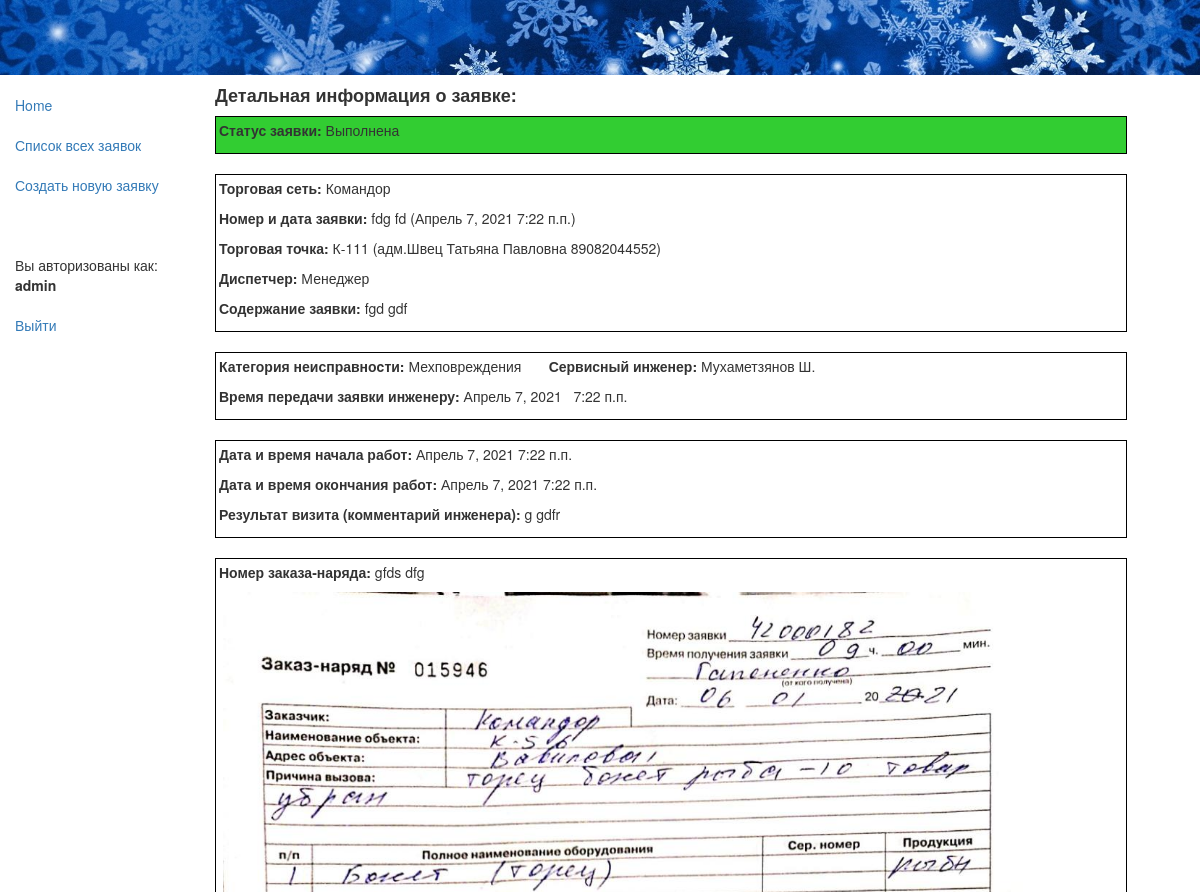
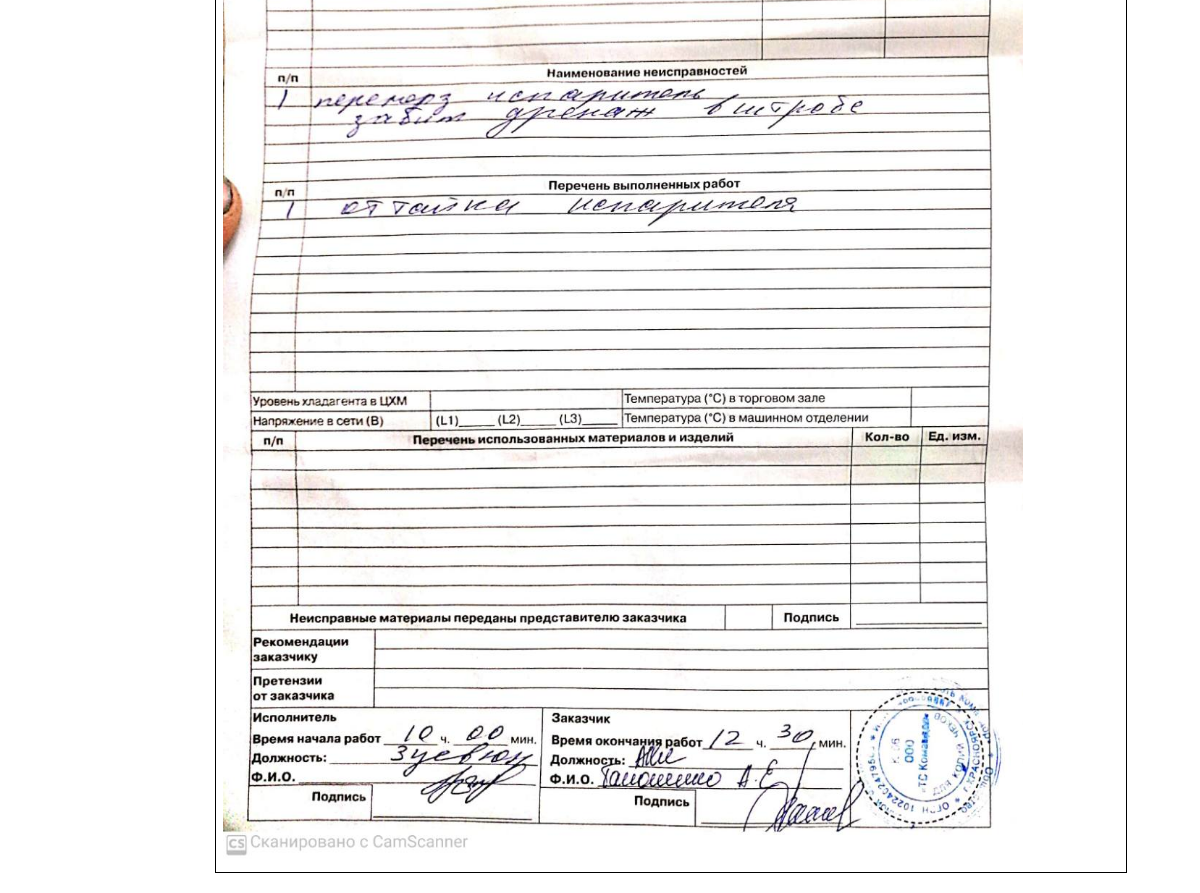
Page /app/rec/124 (signed in) on the committed database (2 pictures, top to bottom).
### app/models.py (models this page shows, shortened)
class Rec(models.Model):
    status = models.ForeignKey(Status, null=True, on_delete=models.SET_NULL, default=4, verbose_name="Статус заявки")
    retail = models.ForeignKey(Retail, null=True, on_delete=models.SET_NULL, verbose_name="Торговая сеть")
    rec_date = models.DateField(auto_now_add=True, verbose_name="Дата создания заявки")
    rec_time = models.TimeField(auto_now_add=True, verbose_name="Время создания заявки")
    user = models.ForeignKey(User, null=True, on_delete=models.SET_NULL, verbose_name="Диспетчер")
    customer = models.CharField(max_length=100, verbose_name="ФИО инициатора заявки")
    rec_num = models.CharField(verbose_name='Номер заявки', max_length=8)
    store = models.ForeignKey(Store, null=True, on_delete=models.SET_NULL, verbose_name="Торговая точка, адрес")
    description = models.TextField(max_length=1000, verbose_name="Содержание заявки")
    trouble = models.ForeignKey(Trouble, null=True, on_delete=models.SET_NULL, verbose_name="Категория неисправности")
    tech = models.ForeignKey(Tech, null=True, on_delete=models.SET_NULL, verbose_name="Сервисный инженер")
    sign_day = models.DateField(null=True, verbose_name="Дата передачи заявки инженеру")
    sign_time = models.TimeField(null=True, verbose_name="Время передачи заявки инженеру")
    zip_comment = models.TextField(max_length=1000, null=True, verbose_name="Комментарий ЗИП")
    visit_day_begin = models.DateField(null=True, verbose_name="Дата начала работ")
    visit_time_begin = models.TimeField(null=True, verbose_name="Время начала работ")
    visit_day_end = models.DateField(null=True, verbose_name="Дата окончания работ")
    visit_time_end = models.TimeField(null=True, verbose_name="Время окончания работ")
    result = models.TextField(null=True, max_length=1000, verbose_name="Результат выезда")
    form = models.CharField(null=True, max_length=10, verbose_name="Номер заказа-наряда")
    jpg = models.ImageField(upload_to='images', null=True, verbose_name="Скан-копия заказа-наряда")
    class Meta:
        verbose_name = 'Заявка'
        verbose_name_plural = 'Заявки'
        ordering = ['-rec_time'] # отображение заявок в rec-list.html в обратном порядке по времени
        permissions = (("can_create_update", "Может rec_create и rec_update"),
                       ("can_list_detail", "Может rec_list и rec_detail"),
                       )

class Status(models.Model):
    name = models.CharField(max_length=32, help_text="Состояние заявки")
    class Meta:
        verbose_name = 'Статус'
        verbose_name_plural = 'Статусы'
    def __str__(self):
        return self.name

class Retail(models.Model):
    name = models.CharField(max_length=64, help_text="Торговая сеть")
    class Meta:
        verbose_name = 'Торговая сеть'
        verbose_name_plural = 'Торговые сети'
    def __str__(self):
        return self.name

class Store(models.Model):
    name = models.CharField(max_length=96, help_text="Торговая точка, адрес")
    retail = models.ForeignKey(Retail, null=True, on_delete=models.SET_NULL, verbose_name="Торговая сеть")
    class Meta:
        verbose_name = 'Магазин'
        verbose_name_plural = 'Магазины'
    def __str__(self):
        return self.name

class Trouble(models.Model):
    name = models.CharField(max_length=32, help_text="Категория неисправности")
    class Meta:
        verbose_name = 'Неисправность'
        verbose_name_plural = 'Неисправности'
    def __str__(self):
        return self.name

class Tech(models.Model):
    name = models.CharField(max_length=64, help_text="Сервисный инженер")
    class Meta:
        verbose_name = 'Инженер'
        verbose_name_plural = 'Инженеры'
    def __str__(self):
        return self.name

### app/views.py (the view)
# urls.py: url(r'^rec/(?P<pk>\d+)$', views.RecDetailView.as_view(), name='rec_detail'),
class RecDetailView(PermissionRequiredMixin, generic.DetailView):
    model = Rec
    permission_required = 'app.can_list_detail'
    extra_context = {'gray': gray, 'blue': blue, 'yellow': yellow, 'green': green, 'red': red}

### app/templates/app/rec_detail.html (shortened to what this page needs)
{% extends "base_generic.html" %}
{% block content %}
{% if not request.user.is_staff and request.user.username != rec.retail|stringformat:"s" %}
<li><a href="{% url 'index' %}">Нет прав для просмотра этой записи</a></li> <br>
{% else %}
  <h4><strong>Детальная информация о заявке:</strong></h4>
                {% if rec.status == gray %}
     <div style="border: 1px solid black; background-color: #A9A9A9; padding: 3px; width:94%;">
                <p> <strong>Статус заявки:</strong>&nbsp;{{ rec.status }}&nbsp;</p></div>
                {% elif rec.status == blue %}
     <div style="border: 1px solid black; background-color: #00BFFF; padding: 3px; width:94%;">
                <p> <strong>Статус заявки:</strong>&nbsp;{{ rec.status }}&nbsp;</p></div>
                {% elif rec.status == red %}
     <div style="border: 1px solid black; background-color: #FF7F50; padding: 3px; width:94%;">
                <p> <strong>Статус заявки:</strong>&nbsp;{{ rec.status }}&nbsp;</p></div>
                {% elif rec.status == yellow %}
     <div style="border: 1px solid black; background-color: #FFD700; padding: 3px; width:94%;">
                <p> <strong>Статус заявки:</strong>&nbsp;{{ rec.status }}&nbsp;</p></div>
                {% elif rec.status == green %}
     <div style="border: 1px solid black; background-color: #32CD32; padding: 3px; width:94%;">
                <p> <strong>Статус заявки:</strong>&nbsp;{{ rec.status }}&nbsp;</p></div>
                {% endif %}
 <br>
  <div style="border: 1px solid black; background-color: white; padding: 3px; width:94%;">
      <p><strong>Торговая сеть:</strong>&nbsp;{{ rec.retail }} </p>
      <p><strong>Номер и дата заявки:</strong>&nbsp;{{ rec.rec_num }} ({{ rec.rec_date }} {{ rec.rec_time }})</p>
      <p><strong>Торговая точка:</strong>&nbsp;{{ rec.store }} ({{ rec.customer }}) </p>
      <p><strong>Диспетчер:</strong>&nbsp;{{ rec.user }}</p>
      <p><strong>Содержание заявки:</strong>&nbsp;{{ rec.description }}</p></div><br>
{% if rec.sign_day and rec.sign_time %}
  <div style="border: 1px solid black; background-color: white; padding: 3px; width:94%;">
  <p><strong>Категория неисправноcти:</strong>&nbsp;{{ rec.trouble }}  &nbsp; &nbsp; &nbsp;
    <strong>Сервисный инженер:</strong>&nbsp;{{ rec.tech }}</p>
  <p><strong>Время передачи заявки инженеру:</strong>&nbsp;{{ rec.sign_day }}&nbsp; &nbsp;{{ rec.sign_time }}</p></div><br>
{% endif %}
{% if rec.visit_day_begin and rec.visit_time_begin and rec.visit_day_end and rec.visit_time_end and rec.sign_day and rec.sign_time %}
<div style="border: 1px solid black; background-color: white; padding: 3px; width:94%;">
    <p><strong>Дата и время начала работ:</strong>&nbsp;{{ rec.visit_day_begin }}&nbsp{{ rec.visit_time_begin }}</p>
    <p><strong>Дата и время окончания работ:</strong>&nbsp;{{ rec.visit_day_end }}&nbsp{{ rec.visit_time_end }}</p>
    <p><strong>Результат визита (комментарий инженера):</strong>&nbsp;{{ rec.result }}</p></div><br>
{% endif %}
{% if rec.visit_day_begin and rec.visit_time_begin and rec.visit_day_end and rec.visit_time_end and rec.sign_day and rec.sign_time and rec.jpg %}
<div style="border: 1px solid black; background-color: white; padding: 3px; width:94%;">
      <p><strong>Номер заказа-наряда:</strong>&nbsp;{{ rec.form }}</p>
      <p>&nbsp;<img src="{{rec.jpg.url}}" alt="connect" style="max-width:800px"></p></div><br>
{% endif %}
{% endif %}
{% endblock %}

### app/templates/base_generic.html (shortened to what this page needs)
<!DOCTYPE html>
<html lang="en">
<head>
  <link rel="stylesheet" href="https://maxcdn.bootstrapcdn.com/bootstrap/3.3.7/css/bootstrap.min.css">
  {% load static %}
  <link rel="stylesheet" href="{% static 'css/styles.css' %}">
  <img src="{% static 'images/snow.jpg' %}" alt="Snow" style="width:100%;"/>
</head>
<body>
  <div class="container-fluid">
    <div class="row">
      <div class="col-sm-2">
      {% block sidebar %}
      <ul class="sidebar-nav">
          <li><a href="{% url 'index' %}">Home</a></li> <br>
          {% if perms.app.can_list_detail %}
          <li><a href="{% url 'recs' %}">Список всех заявок</a></li>
          {% endif %}
          <br>
          {% if perms.app.can_create_update %}
          <li><a href="{% url 'rec_create' %}">Создать новую заявку</a></li>
          {% endif %}
          <br><br><br>
        {% if user.is_authenticated %}
            <li>Вы авторизованы как: </li><li><strong>{{ user.get_username }}</strong></li><br>
            <li><a href="{% url 'logout'%}?next={% url 'index' %}">Выйти</a></li>
        {% else %}
            <li><strong>Вы не авторизованы.</strong></li> <br>
            <li>Чтобы это исправить, </li>
            <li><a href="{% url 'login'%}?next={% url 'index' %}">нажмите здесь.</a></li>
        {% endif %}
      </ul>
     {% endblock %}
      </div>
      <div class="col-sm-10 ">
      {% block content %}{% endblock %}
      </div>
    </div>
  </div>
</body>
</html>

### app/static/css/styles.css (style rules this page uses)
.sidebar-nav { margin-top: 20px; padding: 0; list-style: none; }

### rows in the picture
Rec: status "Выполнена", retail "Командор", rec_num "fdg fd", rec_date "Апрель 7, 2021", rec_time "7:22 п.п.", store "К-111", customer "адм.Швец Татьяна Павловна 89082044552", user "Менеджер", description "fgd gdf", trouble "Мехповреждения", tech "Мухаметзянов Ш.", sign_day "Апрель 7, 2021", sign_time "7:22 п.п.", visit_day_begin "Апрель 7, 2021", visit_time_begin "7:22 п.п.", visit_day_end "Апрель 7, 2021", visit_time_end "7:22 п.п.", result "g gdfr", form "gfds dfg", jpg (picture)

### other values in the picture
{{ user.get_username }} "admin"
